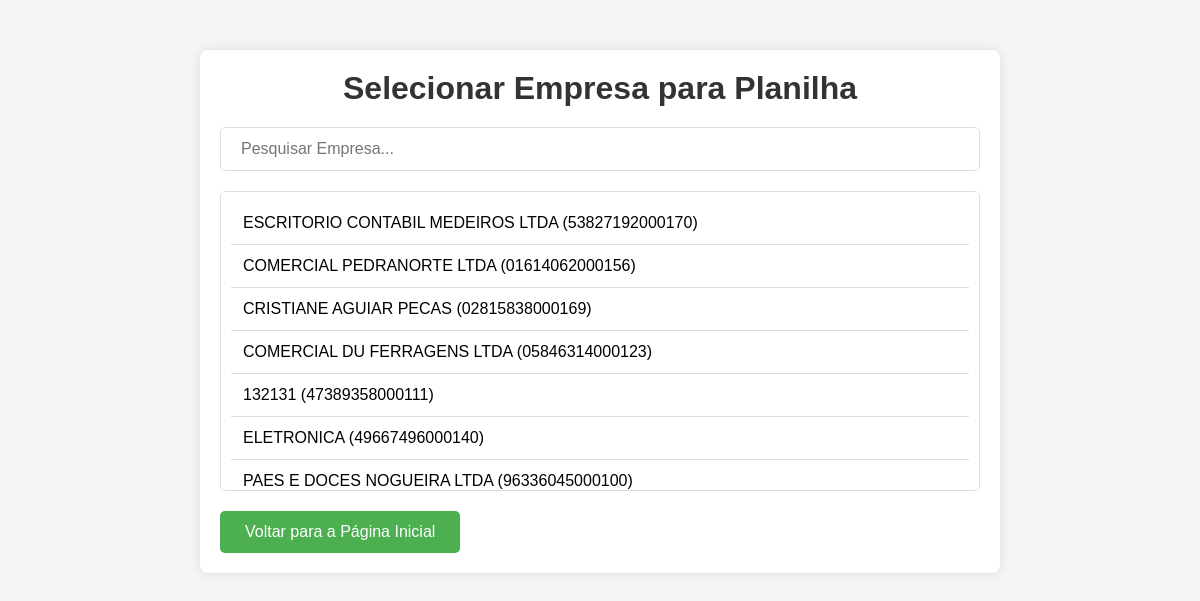
The page /planilhas on the database its author committed.
### tables this page shows
CREATE TABLE clientes (
            id INTEGER PRIMARY KEY AUTOINCREMENT,
            cnpj TEXT NOT NULL,
            razao_social TEXT NOT NULL,
            nome_fantasia TEXT NOT NULL,
            endereco TEXT NOT NULL,
            telefone TEXT NOT NULL,
            email TEXT NOT NULL,
            honorario REAL NOT NULL
        , whatsapp TEXT, senha_gov_br TEXT, responsavel TEXT);

### app.py (the view)
@app.route('/planilhas')
def selecionar_cliente_planilhas():
    conn = get_db_connection()
    empresas = conn.execute('SELECT id, razao_social, cnpj FROM clientes').fetchall()
    conn.close()
    return render_template('selecionar_empresa_planilha.html', empresas=empresas)

### app.py (called while the page is built)
def get_db_connection():
    conn = sqlite3.connect('clientes.db')
    conn.row_factory = sqlite3.Row
    return conn

### templates/selecionar_empresa_planilha.html (shortened to what this page needs)
<!DOCTYPE html>
<html lang="en">
<head>
    <link rel="stylesheet" href="/static/style.css">
</head>
<body>
    <div class="container">
        <h1>Selecionar Empresa para Planilha</h1>
        <div class="search-box">
            <input type="text" id="empresa-search" oninput="pesquisarEmpresa()" placeholder="Pesquisar Empresa...">
        </div>
        <div class="results-box" id="results">
            <ul>
                {% for empresa in empresas %}
                <li class="empresa-item" onclick="window.location.href = '/planilhas/{{ empresa.id }}'">
                    {{ empresa.razao_social }} ({{ empresa.cnpj }})
                </li>
                {% endfor %}
            </ul>
        </div>
        <a href="/" class="btn">Voltar para a Página Inicial</a>
    </div>
</body>
</html>

### static/style.css (style rules this page uses)
* { margin: 0; padding: 0; box-sizing: border-box; }
body { font-family: Arial, sans-serif; background-color: #f4f4f4; }
.container { max-width: 800px; margin: 50px auto; padding: 20px; background-color: white; border-radius: 8px; box-shadow: 0 0 10px rgba(0, 0, 0, 0.1); }
h1 { text-align: center; color: #4CAF50; margin-bottom: 20px; }
input { width: 100%; padding: 10px; font-size: 16px; border: 1px solid #ccc; border-radius: 5px; }
.btn { display: inline-block; padding: 15px 25px; font-size: 18px; color: white; background-color: #4CAF50; border: none; border-radius: 5px; text-decoration: none; transition: background-color 0.3s; margin-top: 20px; }

### templates/selecionar_empresa_planilha.html (style rules this page uses)
body { font-family: Arial, sans-serif; background-color: #f4f4f4; margin: 0; padding: 0; }
.container { max-width: 800px; margin: 50px auto; padding: 20px; background-color: #fff; border-radius: 8px; box-shadow: 0 0 10px rgba(0, 0, 0, 0.1); }
h1 { text-align: center; color: #333; margin-bottom: 20px; }
.search-box { width: 100%; margin-bottom: 20px; position: relative; }
.search-box input { width: 100%; padding: 12px 20px; font-size: 16px; border: 1px solid #ddd; border-radius: 5px; box-sizing: border-box; }
.results-box { max-height: 300px; overflow-y: auto; border: 1px solid #ddd; padding: 10px; border-radius: 5px; background-color: #fff; }
.results-box ul { list-style-type: none; padding: 0; margin: 0; }
.results-box li { padding: 12px; cursor: pointer; border-bottom: 1px solid #ddd; transition: background-color 0.2s ease; }
.btn { display: inline-block; padding: 12px 25px; font-size: 16px; background-color: #4CAF50; color: white; border: none; border-radius: 5px; text-decoration: none; transition: background-color 0.3s ease; text-align: center; margin-top: 20px; }

### rows shown on the page
clientes: razao_social "ESCRITORIO CONTABIL MEDEIROS LTDA", cnpj "53827192000170"
clientes: razao_social "COMERCIAL PEDRANORTE LTDA", cnpj "01614062000156"
clientes: razao_social "CRISTIANE AGUIAR PECAS", cnpj "02815838000169"
clientes: razao_social "COMERCIAL DU FERRAGENS LTDA", cnpj "05846314000123"
clientes: razao_social "132131", cnpj "47389358000111"
clientes: razao_social "ELETRONICA", cnpj "49667496000140"
clientes: razao_social "PAES E DOCES NOGUEIRA LTDA", cnpj "96336045000100"
